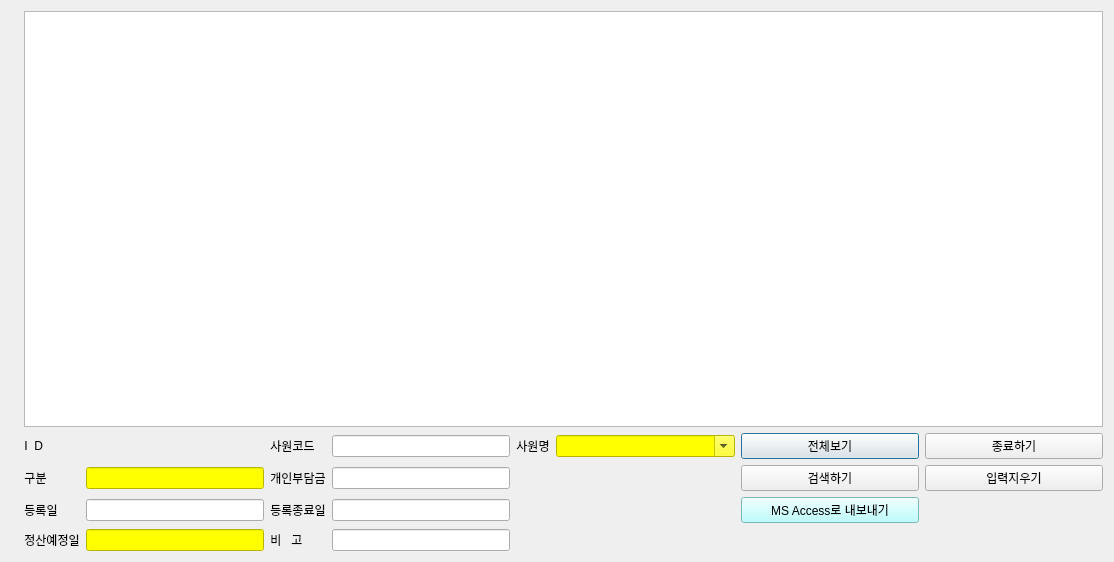
<?xml version="1.0" encoding="UTF-8"?>
<ui version="4.0">
 <class>GPAIGenDialog</class>
 <widget class="QDialog" name="GPAIGenDialog">
  <property name="geometry">
   <rect>
    <x>0</x>
    <y>0</y>
    <width>1114</width>
    <height>562</height>
   </rect>
  </property>
  <property name="sizePolicy">
   <sizepolicy hsizetype="Expanding" vsizetype="Expanding">
    <horstretch>0</horstretch>
    <verstretch>0</verstretch>
   </sizepolicy>
  </property>
  <property name="windowTitle">
   <string>월별 개인별 상해보험 정보 만들기</string>
  </property>
  <layout class="QGridLayout" name="gridLayout_2">
   <item row="0" column="0">
    <layout class="QGridLayout" name="gridLayout">
     <item row="4" column="0">
      <widget class="QLabel" name="label_8">
       <property name="sizePolicy">
        <sizepolicy hsizetype="Fixed" vsizetype="MinimumExpanding">
         <horstretch>0</horstretch>
         <verstretch>0</verstretch>
        </sizepolicy>
       </property>
       <property name="text">
        <string/>
       </property>
       <property name="alignment">
        <set>Qt::AlignCenter</set>
       </property>
      </widget>
     </item>
     <item row="1" column="5">
      <widget class="QLabel" name="label_9">
       <property name="sizePolicy">
        <sizepolicy hsizetype="Fixed" vsizetype="Fixed">
         <horstretch>0</horstretch>
         <verstretch>0</verstretch>
        </sizepolicy>
       </property>
       <property name="text">
        <string>사원명</string>
       </property>
       <property name="alignment">
        <set>Qt::AlignCenter</set>
       </property>
      </widget>
     </item>
     <item row="1" column="7">
      <widget class="QPushButton" name="pb_gpaigen_show">
       <property name="sizePolicy">
        <sizepolicy hsizetype="Expanding" vsizetype="Fixed">
         <horstretch>0</horstretch>
         <verstretch>0</verstretch>
        </sizepolicy>
       </property>
       <property name="text">
        <string>전체보기</string>
       </property>
      </widget>
     </item>
     <item row="1" column="8">
      <widget class="QPushButton" name="pb_gpaigen_close">
       <property name="sizePolicy">
        <sizepolicy hsizetype="Expanding" vsizetype="Fixed">
         <horstretch>0</horstretch>
         <verstretch>0</verstretch>
        </sizepolicy>
       </property>
       <property name="text">
        <string>종료하기</string>
       </property>
      </widget>
     </item>
     <item row="2" column="7">
      <widget class="QPushButton" name="pb_gpaigen_search">
       <property name="sizePolicy">
        <sizepolicy hsizetype="Expanding" vsizetype="Fixed">
         <horstretch>0</horstretch>
         <verstretch>0</verstretch>
        </sizepolicy>
       </property>
       <property name="text">
        <string>검색하기</string>
       </property>
      </widget>
     </item>
     <item row="1" column="3">
      <widget class="QLabel" name="label_5">
       <property name="sizePolicy">
        <sizepolicy hsizetype="Fixed" vsizetype="Fixed">
         <horstretch>0</horstretch>
         <verstretch>0</verstretch>
        </sizepolicy>
       </property>
       <property name="text">
        <string>사원코드</string>
       </property>
       <property name="alignment">
        <set>Qt::AlignCenter</set>
       </property>
      </widget>
     </item>
     <item row="1" column="4">
      <widget class="QLineEdit" name="entry_gpaigen_ecode">
       <property name="sizePolicy">
        <sizepolicy hsizetype="MinimumExpanding" vsizetype="Fixed">
         <horstretch>0</horstretch>
         <verstretch>0</verstretch>
        </sizepolicy>
       </property>
      </widget>
     </item>
     <item row="2" column="8">
      <widget class="QPushButton" name="pb_gpaigen_clear">
       <property name="sizePolicy">
        <sizepolicy hsizetype="Expanding" vsizetype="Fixed">
         <horstretch>0</horstretch>
         <verstretch>0</verstretch>
        </sizepolicy>
       </property>
       <property name="text">
        <string>입력지우기</string>
       </property>
      </widget>
     </item>
     <item row="1" column="1">
      <widget class="QLabel" name="label">
       <property name="sizePolicy">
        <sizepolicy hsizetype="Fixed" vsizetype="Fixed">
         <horstretch>0</horstretch>
         <verstretch>0</verstretch>
        </sizepolicy>
       </property>
       <property name="text">
        <string>I  D  </string>
       </property>
       <property name="alignment">
        <set>Qt::AlignCenter</set>
       </property>
      </widget>
     </item>
     <item row="1" column="6">
      <widget class="QComboBox" name="cb_gpaigen_ename">
       <property name="sizePolicy">
        <sizepolicy hsizetype="Expanding" vsizetype="Fixed">
         <horstretch>0</horstretch>
         <verstretch>0</verstretch>
        </sizepolicy>
       </property>
       <property name="styleSheet">
        <string notr="true">background-color: rgb(255, 255, 0);</string>
       </property>
       <property name="editable">
        <bool>true</bool>
       </property>
      </widget>
     </item>
     <item row="1" column="2">
      <widget class="QLabel" name="lbl_gpaigen_id">
       <property name="sizePolicy">
        <sizepolicy hsizetype="MinimumExpanding" vsizetype="MinimumExpanding">
         <horstretch>0</horstretch>
         <verstretch>0</verstretch>
        </sizepolicy>
       </property>
       <property name="text">
        <string/>
       </property>
      </widget>
     </item>
     <item row="0" column="1" colspan="8">
      <widget class="QTableView" name="tv_gpaigen">
       <property name="sizePolicy">
        <sizepolicy hsizetype="Expanding" vsizetype="Expanding">
         <horstretch>0</horstretch>
         <verstretch>1</verstretch>
        </sizepolicy>
       </property>
      </widget>
     </item>
     <item row="3" column="7">
      <widget class="QPushButton" name="pb_gpaigen_export">
       <property name="sizePolicy">
        <sizepolicy hsizetype="Expanding" vsizetype="Fixed">
         <horstretch>0</horstretch>
         <verstretch>0</verstretch>
        </sizepolicy>
       </property>
       <property name="styleSheet">
        <string notr="true">background-color: rgb(170, 255, 255);</string>
       </property>
       <property name="text">
        <string>MS Access로 내보내기</string>
       </property>
      </widget>
     </item>
     <item row="4" column="4">
      <widget class="QLineEdit" name="entry_gpaigen_remark">
       <property name="sizePolicy">
        <sizepolicy hsizetype="MinimumExpanding" vsizetype="Fixed">
         <horstretch>0</horstretch>
         <verstretch>0</verstretch>
        </sizepolicy>
       </property>
      </widget>
     </item>
     <item row="4" column="3">
      <widget class="QLabel" name="label_6">
       <property name="sizePolicy">
        <sizepolicy hsizetype="Fixed" vsizetype="Fixed">
         <horstretch>0</horstretch>
         <verstretch>0</verstretch>
        </sizepolicy>
       </property>
       <property name="text">
        <string>비   고 </string>
       </property>
       <property name="alignment">
        <set>Qt::AlignCenter</set>
       </property>
      </widget>
     </item>
     <item row="4" column="1">
      <widget class="QLabel" name="label_13">
       <property name="sizePolicy">
        <sizepolicy hsizetype="Fixed" vsizetype="Fixed">
         <horstretch>0</horstretch>
         <verstretch>0</verstretch>
        </sizepolicy>
       </property>
       <property name="text">
        <string>정산예정일</string>
       </property>
       <property name="alignment">
        <set>Qt::AlignCenter</set>
       </property>
      </widget>
     </item>
     <item row="4" column="2">
      <widget class="QLineEdit" name="entry_gpaigen_gdate">
       <property name="sizePolicy">
        <sizepolicy hsizetype="MinimumExpanding" vsizetype="Fixed">
         <horstretch>0</horstretch>
         <verstretch>0</verstretch>
        </sizepolicy>
       </property>
       <property name="styleSheet">
        <string notr="true">background-color: rgb(255, 255, 0);</string>
       </property>
      </widget>
     </item>
     <item row="3" column="1">
      <widget class="QLabel" name="label_12">
       <property name="sizePolicy">
        <sizepolicy hsizetype="Fixed" vsizetype="Fixed">
         <horstretch>0</horstretch>
         <verstretch>0</verstretch>
        </sizepolicy>
       </property>
       <property name="text">
        <string>등록일</string>
       </property>
       <property name="alignment">
        <set>Qt::AlignCenter</set>
       </property>
      </widget>
     </item>
     <item row="3" column="2">
      <widget class="QLineEdit" name="entry_gpaigen_efffrom">
       <property name="sizePolicy">
        <sizepolicy hsizetype="Expanding" vsizetype="Fixed">
         <horstretch>0</horstretch>
         <verstretch>0</verstretch>
        </sizepolicy>
       </property>
       <property name="styleSheet">
        <string notr="true"/>
       </property>
      </widget>
     </item>
     <item row="3" column="3">
      <widget class="QLabel" name="label_14">
       <property name="sizePolicy">
        <sizepolicy hsizetype="Fixed" vsizetype="Fixed">
         <horstretch>0</horstretch>
         <verstretch>0</verstretch>
        </sizepolicy>
       </property>
       <property name="text">
        <string>등록종료일</string>
       </property>
       <property name="alignment">
        <set>Qt::AlignCenter</set>
       </property>
      </widget>
     </item>
     <item row="3" column="4">
      <widget class="QLineEdit" name="entry_gpaigen_effthru">
       <property name="sizePolicy">
        <sizepolicy hsizetype="Expanding" vsizetype="Fixed">
         <horstretch>0</horstretch>
         <verstretch>0</verstretch>
        </sizepolicy>
       </property>
       <property name="styleSheet">
        <string notr="true"/>
       </property>
      </widget>
     </item>
     <item row="2" column="4">
      <widget class="QLineEdit" name="entry_gpaigen_indval">
       <property name="sizePolicy">
        <sizepolicy hsizetype="Expanding" vsizetype="Fixed">
         <horstretch>0</horstretch>
         <verstretch>0</verstretch>
        </sizepolicy>
       </property>
       <property name="styleSheet">
        <string notr="true"/>
       </property>
      </widget>
     </item>
     <item row="2" column="3">
      <widget class="QLabel" name="label_4">
       <property name="sizePolicy">
        <sizepolicy hsizetype="Fixed" vsizetype="Fixed">
         <horstretch>0</horstretch>
         <verstretch>0</verstretch>
        </sizepolicy>
       </property>
       <property name="text">
        <string>개인부담금</string>
       </property>
       <property name="alignment">
        <set>Qt::AlignCenter</set>
       </property>
      </widget>
     </item>
     <item row="2" column="1">
      <widget class="QLabel" name="label_7">
       <property name="sizePolicy">
        <sizepolicy hsizetype="Fixed" vsizetype="Fixed">
         <horstretch>0</horstretch>
         <verstretch>0</verstretch>
        </sizepolicy>
       </property>
       <property name="text">
        <string>구분</string>
       </property>
       <property name="alignment">
        <set>Qt::AlignCenter</set>
       </property>
      </widget>
     </item>
     <item row="2" column="2">
      <widget class="QLineEdit" name="entry_gpaigen_class1">
       <property name="sizePolicy">
        <sizepolicy hsizetype="MinimumExpanding" vsizetype="Fixed">
         <horstretch>0</horstretch>
         <verstretch>0</verstretch>
        </sizepolicy>
       </property>
       <property name="styleSheet">
        <string notr="true">background-color: rgb(255, 255, 0);</string>
       </property>
      </widget>
     </item>
    </layout>
   </item>
  </layout>
 </widget>
 <resources/>
 <connections/>
</ui>
